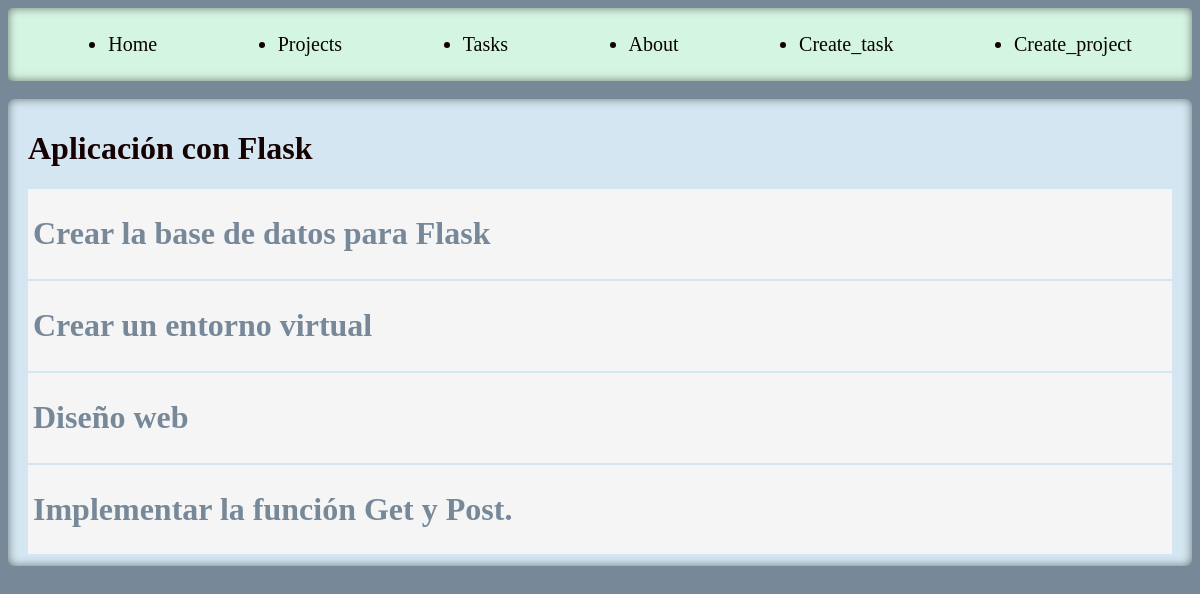
/projects/4, run on the app's committed database.
### myapp/models.py (models this page shows, shortened)
class Project(models.Model):
    name = models.CharField(max_length=200)
    def __str__(self):
        return self.name

class Task(models.Model):
    title = models.CharField(max_length=200)
    description = models.TextField()
    project = models.ForeignKey(Project, on_delete=models.CASCADE)
    done = models.BooleanField(default=False)

### myapp/views.py (the view)
# urls.py: path('projects/<int:id>', views.project_detail, name='project_detail'),
def project_detail(request, id):
    project = get_object_or_404(Project, id=id)
    tasks = Task.objects.filter(project_id=id)
    return render(request, 'projects/detail.html', {
        'project': project,
        'tasks': tasks
    })

### myapp/Templates/projects/detail.html (shortened to what this page needs)
{% extends "layout/base.html" %}
{% block content %}
<h1>{{project}}</h1>
{% for task in tasks%}
<div class='card'>
    <h1>{{task.title}}</h1>
</div>
{% endfor%}
{% endblock %}

### myapp/static/styles/main.css (style rules this page uses)
body { background-color: #778899; color: rgb(21, 1, 1); }
.card { background: whitesmoke; color: #778899; padding: 5px; margin-bottom: 2px; }

### data on the page
Project: name "Aplicación con Flask"
Task: title "Crear la base de datos para Flask"
Task: title "Crear un entorno virtual"
Task: title "Diseño web"
Task: title "Implementar la función Get y Post."
